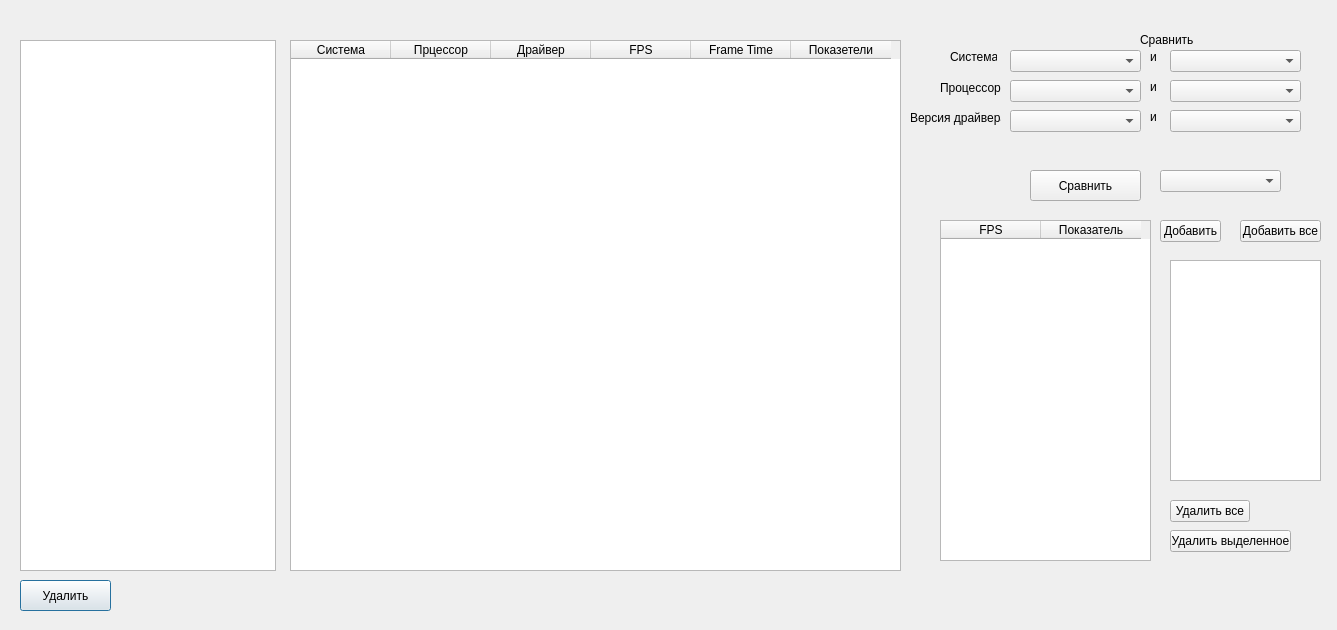
<?xml version="1.0" encoding="UTF-8"?>
<ui version="4.0">
 <class>CardDialog</class>
 <widget class="QDialog" name="CardDialog">
  <property name="geometry">
   <rect>
    <x>0</x>
    <y>0</y>
    <width>1337</width>
    <height>630</height>
   </rect>
  </property>
  <property name="windowTitle">
   <string>Dialog</string>
  </property>
  <widget class="QListWidget" name="listWidget">
   <property name="geometry">
    <rect>
     <x>20</x>
     <y>40</y>
     <width>256</width>
     <height>531</height>
    </rect>
   </property>
  </widget>
  <widget class="QTableWidget" name="tableWidget">
   <property name="geometry">
    <rect>
     <x>290</x>
     <y>40</y>
     <width>611</width>
     <height>531</height>
    </rect>
   </property>
   <column>
    <property name="text">
     <string>Система</string>
    </property>
   </column>
   <column>
    <property name="text">
     <string>Прцессор</string>
    </property>
   </column>
   <column>
    <property name="text">
     <string>Драйвер</string>
    </property>
   </column>
   <column>
    <property name="text">
     <string>FPS</string>
    </property>
   </column>
   <column>
    <property name="text">
     <string>Frame Time</string>
    </property>
   </column>
   <column>
    <property name="text">
     <string>Показетели</string>
    </property>
   </column>
  </widget>
  <widget class="QPushButton" name="DelteSelect">
   <property name="geometry">
    <rect>
     <x>20</x>
     <y>580</y>
     <width>91</width>
     <height>31</height>
    </rect>
   </property>
   <property name="text">
    <string>Удалить</string>
   </property>
  </widget>
  <widget class="QComboBox" name="comboBoxProcessor1">
   <property name="geometry">
    <rect>
     <x>1010</x>
     <y>80</y>
     <width>131</width>
     <height>22</height>
    </rect>
   </property>
  </widget>
  <widget class="QComboBox" name="comboBoxDriver1">
   <property name="geometry">
    <rect>
     <x>1010</x>
     <y>110</y>
     <width>131</width>
     <height>22</height>
    </rect>
   </property>
  </widget>
  <widget class="QLabel" name="label">
   <property name="geometry">
    <rect>
     <x>1140</x>
     <y>30</y>
     <width>61</width>
     <height>20</height>
    </rect>
   </property>
   <property name="text">
    <string>Сравнить</string>
   </property>
  </widget>
  <widget class="QComboBox" name="comboBoxDriver2">
   <property name="geometry">
    <rect>
     <x>1170</x>
     <y>110</y>
     <width>131</width>
     <height>22</height>
    </rect>
   </property>
  </widget>
  <widget class="QLabel" name="label_6">
   <property name="geometry">
    <rect>
     <x>940</x>
     <y>80</y>
     <width>61</width>
     <height>16</height>
    </rect>
   </property>
   <property name="text">
    <string>Процессор</string>
   </property>
  </widget>
  <widget class="QLabel" name="label_7">
   <property name="geometry">
    <rect>
     <x>910</x>
     <y>110</y>
     <width>91</width>
     <height>16</height>
    </rect>
   </property>
   <property name="text">
    <string>Версия драйвера</string>
   </property>
  </widget>
  <widget class="QLabel" name="label_3">
   <property name="geometry">
    <rect>
     <x>1150</x>
     <y>80</y>
     <width>47</width>
     <height>14</height>
    </rect>
   </property>
   <property name="text">
    <string>и</string>
   </property>
  </widget>
  <widget class="QComboBox" name="comboBoxProcessor2">
   <property name="geometry">
    <rect>
     <x>1170</x>
     <y>80</y>
     <width>131</width>
     <height>22</height>
    </rect>
   </property>
  </widget>
  <widget class="QLabel" name="label_2">
   <property name="geometry">
    <rect>
     <x>1150</x>
     <y>50</y>
     <width>47</width>
     <height>14</height>
    </rect>
   </property>
   <property name="text">
    <string>и</string>
   </property>
  </widget>
  <widget class="QLabel" name="label_5">
   <property name="geometry">
    <rect>
     <x>950</x>
     <y>50</y>
     <width>47</width>
     <height>14</height>
    </rect>
   </property>
   <property name="text">
    <string>Система</string>
   </property>
  </widget>
  <widget class="QComboBox" name="comboBoxSystem2">
   <property name="geometry">
    <rect>
     <x>1170</x>
     <y>50</y>
     <width>131</width>
     <height>22</height>
    </rect>
   </property>
  </widget>
  <widget class="QComboBox" name="comboBoxSystem1">
   <property name="geometry">
    <rect>
     <x>1010</x>
     <y>50</y>
     <width>131</width>
     <height>22</height>
    </rect>
   </property>
  </widget>
  <widget class="QLabel" name="label_4">
   <property name="geometry">
    <rect>
     <x>1150</x>
     <y>110</y>
     <width>47</width>
     <height>14</height>
    </rect>
   </property>
   <property name="text">
    <string>и</string>
   </property>
  </widget>
  <widget class="QTableWidget" name="tableWidget_2">
   <property name="geometry">
    <rect>
     <x>940</x>
     <y>220</y>
     <width>211</width>
     <height>341</height>
    </rect>
   </property>
   <property name="editTriggers">
    <set>QAbstractItemView::NoEditTriggers</set>
   </property>
   <column>
    <property name="text">
     <string>FPS</string>
    </property>
   </column>
   <column>
    <property name="text">
     <string>Показатель</string>
    </property>
   </column>
  </widget>
  <widget class="QPushButton" name="pushButtonCompare">
   <property name="geometry">
    <rect>
     <x>1030</x>
     <y>170</y>
     <width>111</width>
     <height>31</height>
    </rect>
   </property>
   <property name="text">
    <string>Сравнить</string>
   </property>
  </widget>
  <widget class="QListWidget" name="listWidget_2">
   <property name="geometry">
    <rect>
     <x>1170</x>
     <y>260</y>
     <width>151</width>
     <height>221</height>
    </rect>
   </property>
  </widget>
  <widget class="QPushButton" name="Add_Tests">
   <property name="geometry">
    <rect>
     <x>1160</x>
     <y>220</y>
     <width>61</width>
     <height>22</height>
    </rect>
   </property>
   <property name="text">
    <string>Добавить</string>
   </property>
  </widget>
  <widget class="QComboBox" name="comboBox_Tests">
   <property name="geometry">
    <rect>
     <x>1160</x>
     <y>170</y>
     <width>121</width>
     <height>22</height>
    </rect>
   </property>
  </widget>
  <widget class="QPushButton" name="Add_Tests_All">
   <property name="geometry">
    <rect>
     <x>1240</x>
     <y>220</y>
     <width>81</width>
     <height>22</height>
    </rect>
   </property>
   <property name="text">
    <string>Добавить все</string>
   </property>
  </widget>
  <widget class="QPushButton" name="Delte_All">
   <property name="geometry">
    <rect>
     <x>1170</x>
     <y>500</y>
     <width>80</width>
     <height>22</height>
    </rect>
   </property>
   <property name="text">
    <string>Удалить все</string>
   </property>
  </widget>
  <widget class="QPushButton" name="Delte_All_2">
   <property name="geometry">
    <rect>
     <x>1170</x>
     <y>530</y>
     <width>121</width>
     <height>22</height>
    </rect>
   </property>
   <property name="text">
    <string>Удалить выделенное</string>
   </property>
  </widget>
 </widget>
 <resources/>
 <connections/>
</ui>
